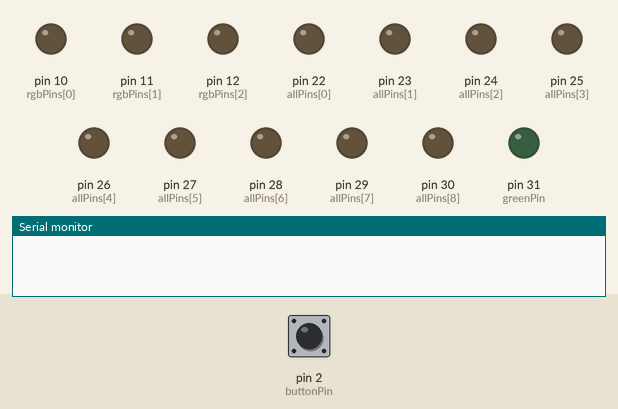
Bench run of a sketch on a simulated Arduino Mega 2560, built with avr-gcc and run on an emulated ATmega2560. Parts: output pins drawn as LEDs (lit = HIGH), the last lines printed to the serial monitor. Dashed ring = blinking. Inputs (shaded band) come from the test bench; at power-on: pin 2 (buttonPin) HIGH.

Above: at 1.2 s.
1.3 s: pin 2 (buttonPin) pulled LOW for 0.15 s
At 1.86 s:
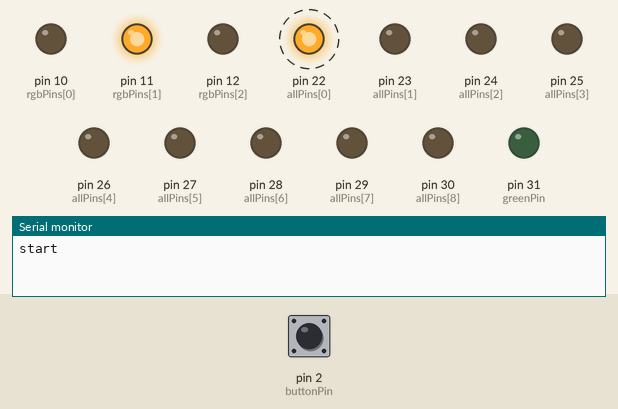
4.3 s: pin 2 (buttonPin) pulled LOW for 1 s
At 4.31 s:
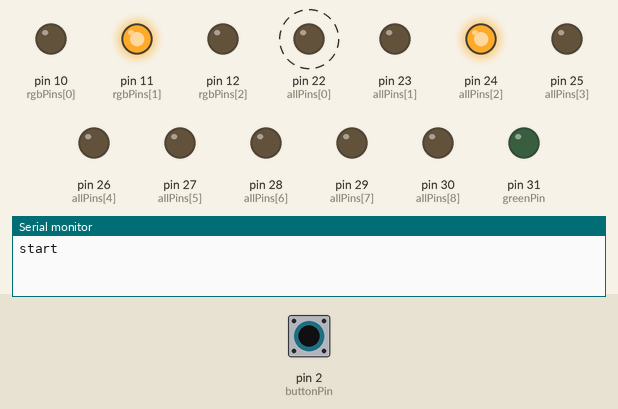
7.3 s: pin 2 (buttonPin) pulled LOW for 3.2 s
At 10.59 s:
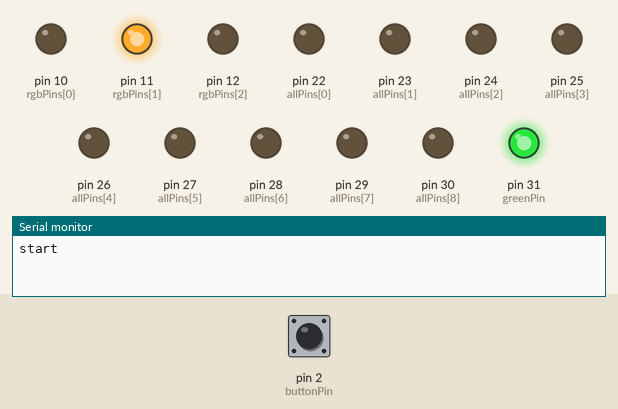
13.5 s: pin 2 (buttonPin) pulled LOW for 0.15 s
At 15.56 s:
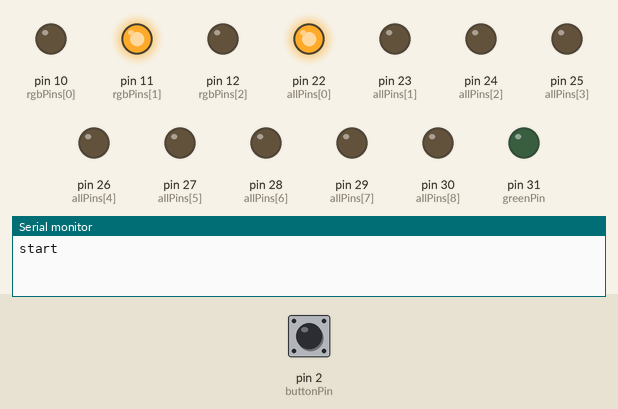
16.5 s: pin 2 (buttonPin) pulled LOW for 0.15 s
At 16.83 s:
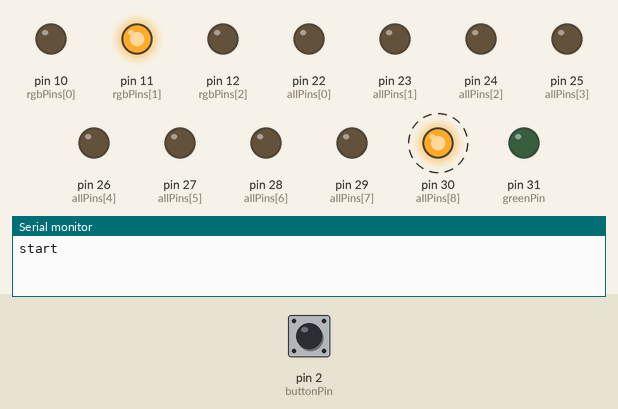
19.5 s: pin 2 (buttonPin) pulled LOW for 3.2 s
At 21.72 s:
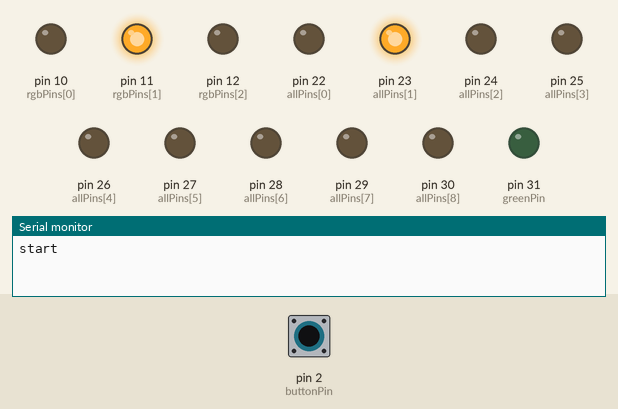
Timing chart, 0 to 25.8 s (numbered marks = the images above; inputs shaded):
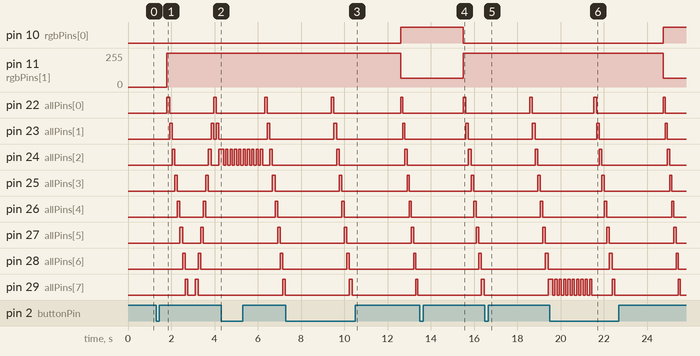

The sketch:

CycloneGame.ino
```cpp
#define BUTTON_PRESSED LOW
const int buttonPin = 2;     // the number of the pushbutton pin

const int greenPin =  31;
const int numberOLeds = 10;
int allPins[] = {22, 23, 24, 25, 26, 27, 28, 29, 30, greenPin};
int rgbPins[] = {10, 11, 12};

// variables will change:
int buttonState = 0;         // variable for reading the pushbutton status

#define GAME_BUTTON_NOT_PRESSED 0
#define GAME_BUTTON_PRESSED 1
volatile byte state = GAME_BUTTON_NOT_PRESSED;

void setup() {
  // initialize the LED pin as an output:
  int i=0;
  for(i=0; i<numberOLeds; i++)
  {
    pinMode(allPins[i], OUTPUT);
  }

  // initialize the pushbutton pin as an input:
  pinMode(buttonPin, INPUT);
  digitalWrite(buttonPin, HIGH); //enable interal pullup resister
  attachInterrupt(digitalPinToInterrupt(buttonPin), buttonPressed, CHANGE);

  //set difficulty led
  pinMode(rgbPins[0], OUTPUT);
  pinMode(rgbPins[1], OUTPUT);
  pinMode(rgbPins[2], OUTPUT);

  // enable logging to serial
  Serial.begin(9600);
}

void loop() {


  // read the state of the pushbutton value:
  buttonState = digitalRead(buttonPin);

  while(buttonState != BUTTON_PRESSED)
  {
    buttonState = digitalRead(buttonPin);
  }
  digitalWrite(greenPin, HIGH);
  delay(500);
  digitalWrite(greenPin, LOW);
  buttonState = digitalRead(buttonPin);

  Serial.println("start");

  const int numberOfRounds = 5;
  int delay = 0;
  int i=0;
  for(i=0; i<numberOfRounds;)
  {
    switch(i)
    {
      case 0:
        RGB_color(0, 255, 0);
        delay = 120;
        break;
      case 1:
        RGB_color(255, 64, 0);
        delay = 100;
        break;
      case 2:
        RGB_color(255, 32, 0);
        delay = 80;
        break;
      case 3:
        RGB_color(255, 16, 0);
        delay = 60;
        break;
      case 4:
        RGB_color(255, 0, 0);
        delay = 40;
        break;

    }

    bool success = playRound(delay);
    if(success)
    {
      //Serial.println("success");
      i = i + 1;
    }
    else
    {
      //Serial.println("failed");
      i = 0;
    }

  }


}

bool playRound(int timeDelay)
{
  state = GAME_BUTTON_NOT_PRESSED;
  int increment = -1;
  int i=0;
  while(true)
  {
    int currentLed = allPins[i];
    digitalWrite(currentLed, HIGH);
    delay(timeDelay);
    digitalWrite(currentLed, LOW);

    if(state == GAME_BUTTON_PRESSED)
    {
      blinkPin(currentLed,100,10);

      if(currentLed == greenPin)
      {
        return true;
      }
      else
      {
        return false;
      }
    }

    if(i == (numberOLeds-1) || i == 0)
    {
      increment = increment * -1;
    }

    i = i + increment;
  }
}

void buttonPressed()
{
  state = GAME_BUTTON_PRESSED;
}

void blinkPin(int pin, int delayTime, int numberOfBlinks)
{
  int j = 0;
  for(j=0;j<numberOfBlinks;j++)
  {
    digitalWrite(pin, HIGH);
    delay(delayTime);
    digitalWrite(pin, LOW);
    delay(delayTime);
  }
}

void RGB_color(int red_light_value, int green_light_value, int blue_light_value)
 {
  analogWrite(rgbPins[0], red_light_value);
  analogWrite(rgbPins[1], green_light_value);
  analogWrite(rgbPins[2], blue_light_value);
}
```

Measured:
- after the input at 1.3 s, pin 11 (rgbPins[1]): 0/255 → 255/255 after 0.50 s; pin 22 (allPins[0]): alternates HIGH for 0.12 s and LOW for 2.0 s, starting after 0.50 s
- after the input at 4.3 s, pin 31 (greenPin): stays LOW (without the input it goes to HIGH after 0.74 s)
- after the input at 7.3 s, pin 10 (rgbPins[0]): LOW → HIGH after 5.3 s; pin 11 (rgbPins[1]): 255/255 → 64/255 after 5.3 s; pin 22 (allPins[0]): alternates HIGH for 0.11 s and LOW for 3.1 s, starting after 2.1 s
- after the input at 13.5 s, pin 10 (rgbPins[0]): HIGH → LOW after 2.0 s; pin 11 (rgbPins[1]): 64/255 → 255/255 after 2.0 s; pin 31 (greenPin): stops changing and stays LOW
- after the input at 16.5 s, pin 31 (greenPin): stops changing and stays LOW
- after the input at 19.5 s, pin 10 (rgbPins[0]): LOW → HIGH after 5.2 s; pin 11 (rgbPins[1]): 255/255 → 64/255 after 5.2 s; pin 22 (allPins[0]): alternates HIGH for 0.11 s and LOW for 3.1 s, starting after 2.0 s
